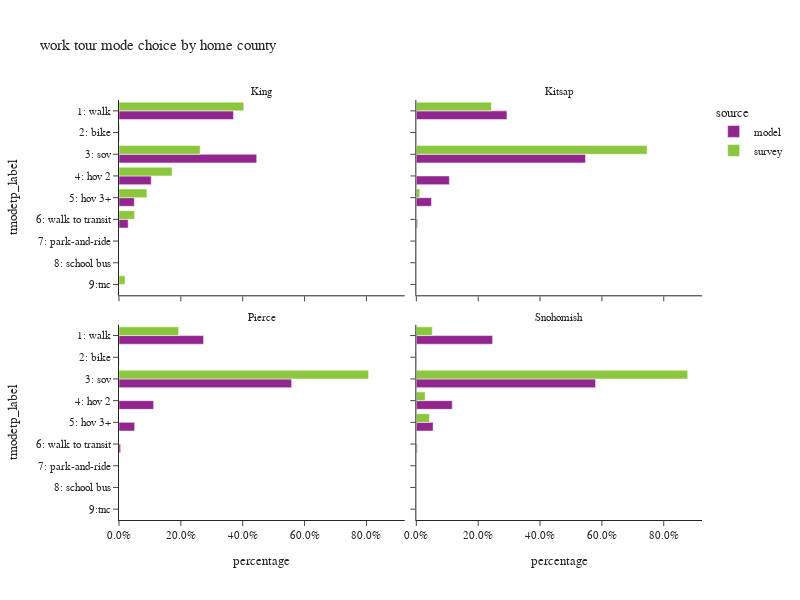

The code cell stored with this chart in its notebook:
### Code cell
incl_county = ["King", "Kitsap", "Pierce", "Snohomish"]

plot_mode_choice(wk_base_subtour.loc[wk_base_subtour["CountyName"].isin(incl_county)],"CountyName",
                 {"CountyName":["King", "Kitsap", "Pierce", "Snohomish"],
                  "tmodetp_label":mode_cat.values()},
                 "work county",
                 2,600)

### Figure 1 — Plotly figure (JSON) as saved in the notebook; plotly's stock layout.template omitted (floating-point values rounded to 4 significant figures)
{"data": [{"alignmentgroup": "True", "customdata": [[38512], [137], [46322], [10847], [5137], [3097]], "hovertemplate": "source=model<br>CountyName=King<br>percentage=%{x}<br>tmodetp_label=%{y}<br>sample count=%{customdata[0]}<extra></extra>", "legendgroup": "model", "marker": {"color": "#91268F", "pattern": {"shape": ""}}, "name": "model", "offsetgroup": "model", "orientation": "h", "showlegend": true, "textposition": "auto", "type": "bar", "x": [0.3701, 0.001317, 0.4452, 0.1042, 0.04937, 0.02976], "xaxis": "x3", "y": ["1: walk", "2: bike", "3: sov", "4: hov 2", "5: hov 3+", "6: walk to transit"], "yaxis": "y3"}, {"alignmentgroup": "True", "customdata": [[74], [4], [42], [7], [9], [2], [1]], "hovertemplate": "source=survey<br>CountyName=King<br>percentage=%{x}<br>tmodetp_label=%{y}<br>sample count=%{customdata[0]}<extra></extra>", "legendgroup": "survey", "marker": {"color": "#8CC63E", "pattern": {"shape": ""}}, "name": "survey", "offsetgroup": "survey", "orientation": "h", "showlegend": true, "textposition": "auto", "type": "bar", "x": [0.4033, 0.002347, 0.2623, 0.1717, 0.09034, 0.05041, 0.01952], "xaxis": "x3", "y": ["1: walk", "2: bike", "3: sov", "4: hov 2", "5: hov 3+", "6: walk to transit", "9:tnc"], "yaxis": "y3"}, {"alignmentgroup": "True", "customdata": [[1954], [3], [3647], [712], [326], [26]], "hovertemplate": "source=model<br>CountyName=Kitsap<br>percentage=%{x}<br>tmodetp_label=%{y}<br>sample count=%{customdata[0]}<extra></extra>", "legendgroup": "model", "marker": {"color": "#91268F", "pattern": {"shape": ""}}, "name": "model", "offsetgroup": "model", "orientation": "h", "showlegend": false, "textposition": "auto", "type": "bar", "x": [0.293, 0.0004499, 0.5469, 0.1068, 0.04889, 0.003899], "xaxis": "x4", "y": ["1: walk", "2: bike", "3: sov", "4: hov 2", "5: hov 3+", "6: walk to transit"], "yaxis": "y4"}, {"alignmentgroup": "True", "customdata": [[2], [4], [1]], "hovertemplate": "source=survey<br>CountyName=Kitsap<br>percentage=%{x}<br>tmodetp_label=%{y}<br>sample count=%{customdata[0]}<extra></extra>", "legendgroup": "survey", "marker": {"color": "#8CC63E", "pattern": {"shape": ""}}, "name": "survey", "offsetgroup": "survey", "orientation": "h", "showlegend": false, "textposition": "auto", "type": "bar", "x": [0.2429, 0.7461, 0.01103], "xaxis": "x4", "y": ["1: walk", "3: sov", "5: hov 3+"], "yaxis": "y4"}, {"alignmentgroup": "True", "customdata": [[6191], [14], [12639], [2537], [1144], [117], [2]], "hovertemplate": "source=model<br>CountyName=Pierce<br>percentage=%{x}<br>tmodetp_label=%{y}<br>sample count=%{customdata[0]}<extra></extra>", "legendgroup": "model", "marker": {"color": "#91268F", "pattern": {"shape": ""}}, "name": "model", "offsetgroup": "model", "orientation": "h", "showlegend": false, "textposition": "auto", "type": "bar", "x": [0.2734, 0.0006183, 0.5582, 0.112, 0.05052, 0.005167, 8.832e-05], "xaxis": "x", "y": ["1: walk", "2: bike", "3: sov", "4: hov 2", "5: hov 3+", "6: walk to transit", "9:tnc"], "yaxis": "y"}, {"alignmentgroup": "True", "customdata": [[1], [8]], "hovertemplate": "source=survey<br>CountyName=Pierce<br>percentage=%{x}<br>tmodetp_label=%{y}<br>sample count=%{customdata[0]}<extra></extra>", "legendgroup": "survey", "marker": {"color": "#8CC63E", "pattern": {"shape": ""}}, "name": "survey", "offsetgroup": "survey", "orientation": "h", "showlegend": false, "textposition": "auto", "type": "bar", "x": [0.193, 0.807], "xaxis": "x", "y": ["1: walk", "3: sov"], "yaxis": "y"}, {"alignmentgroup": "True", "customdata": [[5015], [15], [11788], [2362], [1104], [55]], "hovertemplate": "source=model<br>CountyName=Snohomish<br>percentage=%{x}<br>tmodetp_label=%{y}<br>sample count=%{customdata[0]}<extra></extra>", "legendgroup": "model", "marker": {"color": "#91268F", "pattern": {"shape": ""}}, "name": "model", "offsetgroup": "model", "orientation": "h", "showlegend": false, "textposition": "auto", "type": "bar", "x": [0.2466, 0.0007375, 0.5796, 0.1161, 0.05428, 0.002704], "xaxis": "x2", "y": ["1: walk", "2: bike", "3: sov", "4: hov 2", "5: hov 3+", "6: walk to transit"], "yaxis": "y2"}, {"alignmentgroup": "True", "customdata": [[4], [15], [1], [3]], "hovertemplate": "source=survey<br>CountyName=Snohomish<br>percentage=%{x}<br>tmodetp_label=%{y}<br>sample count=%{customdata[0]}<extra></extra>", "legendgroup": "survey", "marker": {"color": "#8CC63E", "pattern": {"shape": ""}}, "name": "survey", "offsetgroup": "survey", "orientation": "h", "showlegend": false, "textposition": "auto", "type": "bar", "x": [0.05161, 0.8775, 0.02844, 0.04247], "xaxis": "x2", "y": ["1: walk", "3: sov", "4: hov 2", "5: hov 3+"], "yaxis": "y2"}], "layout": {"annotations": [{"font": {}, "showarrow": false, "text": "Pierce", "x": 0.245, "xanchor": "center", "xref": "paper", "y": 0.465, "yanchor": "bottom", "yref": "paper"}, {"font": {}, "showarrow": false, "text": "Snohomish", "x": 0.755, "xanchor": "center", "xref": "paper", "y": 0.465, "yanchor": "bottom", "yref": "paper"}, {"font": {}, "showarrow": false, "text": "King", "x": 0.245, "xanchor": "center", "xref": "paper", "y": 1.0, "yanchor": "bottom", "yref": "paper"}, {"font": {}, "showarrow": false, "text": "Kitsap", "x": 0.755, "xanchor": "center", "xref": "paper", "y": 1.0, "yanchor": "bottom", "yref": "paper"}], "barmode": "group", "height": 600, "legend": {"title": {"text": "source"}, "tracegroupgap": 0}, "title": {"text": "work tour mode choice by home county"}, "width": 800, "xaxis": {"anchor": "y", "domain": [0, 0.49], "tickformat": ".1%", "title": {"text": "percentage"}}, "xaxis2": {"anchor": "y2", "domain": [0.51, 1], "matches": "x", "tickformat": ".1%", "title": {"text": "percentage"}}, "xaxis3": {"anchor": "y3", "domain": [0, 0.49], "matches": "x", "showticklabels": false, "tickformat": ".1%"}, "xaxis4": {"anchor": "y4", "domain": [0.51, 1], "matches": "x", "showticklabels": false, "tickformat": ".1%"}, "yaxis": {"anchor": "x", "categoryarray": ["9:tnc", "8: school bus", "7: park-and-ride", "6: walk to transit", "5: hov 3+", "4: hov 2", "3: sov", "2: bike", "1: walk"], "categoryorder": "array", "domain": [0, 0.465], "title": {"text": "tmodetp_label"}}, "yaxis2": {"anchor": "x2", "domain": [0, 0.465], "matches": "y", "showticklabels": false}, "yaxis3": {"anchor": "x3", "categoryarray": ["9:tnc", "8: school bus", "7: park-and-ride", "6: walk to transit", "5: hov 3+", "4: hov 2", "3: sov", "2: bike", "1: walk"], "categoryorder": "array", "domain": [0.535, 1.0], "matches": "y", "title": {"text": "tmodetp_label"}}, "yaxis4": {"anchor": "x4", "domain": [0.535, 1.0], "matches": "y", "showticklabels": false}}}
